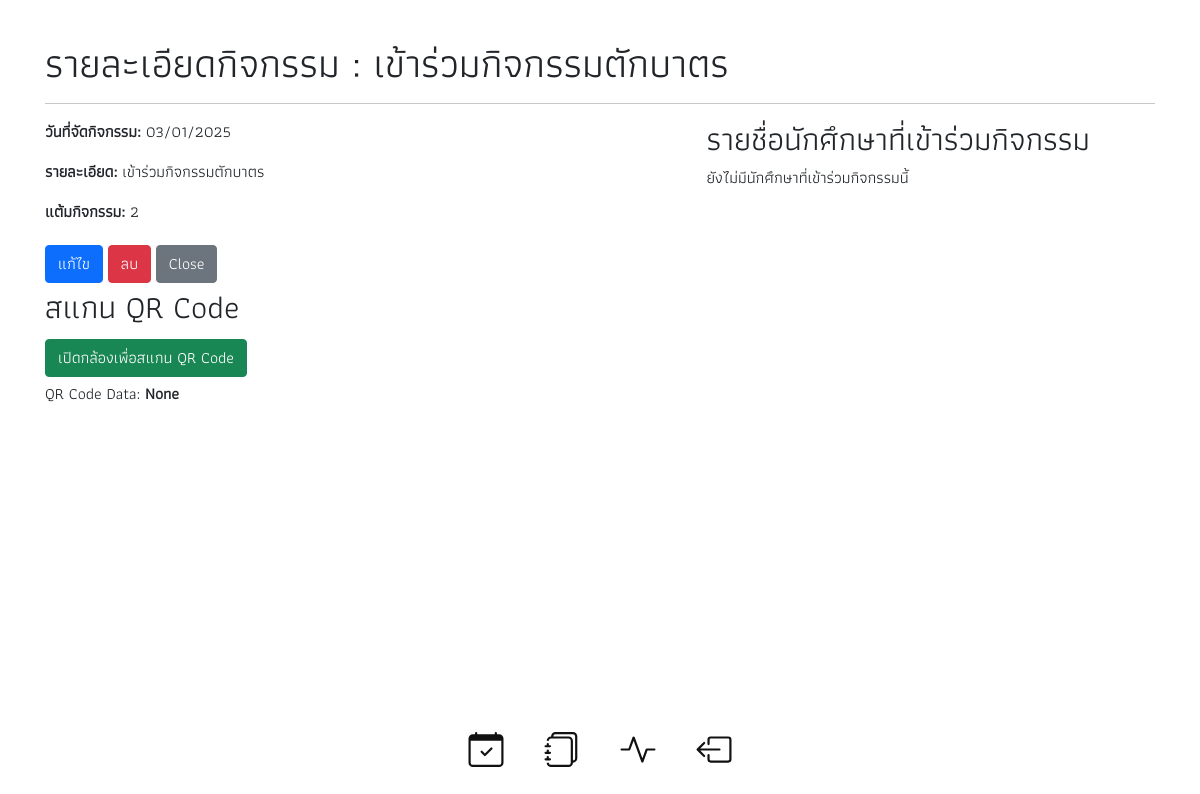
Screenshot of /event_detail.php?event_id=4 with the database file from the repository.
### tables this page shows
CREATE TABLE `events` (
  `event_id` int NOT NULL AUTO_INCREMENT,
  `event_date` varchar(50) DEFAULT NULL,
  `event_name` longtext,
  `event_descrip` longtext,
  `event_point` int DEFAULT NULL,
  PRIMARY KEY (`event_id`)
);

### event_detail.php (the view, shortened to what this page needs)
<?php
include 'configCon.php';
$id = isset($_GET['event_id']) ? $_GET['event_id'] : null;
$sql = "SELECT * FROM events WHERE event_id = ?";
$stmt = $conn->prepare($sql);
$stmt->bind_param("i", $id);
$stmt->execute();
$result = $stmt->get_result();
if ($result->num_rows > 0) {
    $event = $result->fetch_assoc();
} else {
    echo "Event not found.";
    exit;
}
$students = [];
include('layout.php');
?>
<!DOCTYPE html>
<html lang="th">
<head>
</head>
<body>
    <div class="container"><br>
    <h1>รายละเอียดกิจกรรม : <?= htmlspecialchars($event['event_name']) ?></h1>
    <hr>
        <div class="row">
            <div class="col-7">
                <p><strong>วันที่จัดกิจกรรม:</strong> <?= (new DateTime($event['event_date']))->format('d/m/Y') ?></p>
                <p><strong>รายละเอียด:</strong> <?= htmlspecialchars($event['event_descrip']) ?></p>
                <p><strong>แต้มกิจกรรม:</strong> <?= htmlspecialchars($event['event_point']) ?></p>
                <a href="edit_event.php?event_id=<?= $event['event_id'] ?>&redirect=event_detail.php?event_id=<?= $event['event_id'] ?>" class="btn btn-primary">แก้ไข</a>
                <a href="delete_event.php?event_id=<?= $event['event_id'] ?>" class="btn btn-danger" onclick="return confirm('คุณต้องการลบกิจกรรมนี้หรือไม่?')">ลบ</a>
                <a href="show_events.php" class="btn btn-secondary">Close</a>
                <h2>สแกน QR Code</h2>
                <button id="start-scan" class="btn btn-success">เปิดกล้องเพื่อสแกน QR Code</button>
                <p id="result">QR Code Data: <strong>None</strong></p>
                <video id="webcam" width="640" height="480" autoplay></video>
            </div>
            <div class="col-5">
                <h2>รายชื่อนักศึกษาที่เข้าร่วมกิจกรรม</h2>
                <?php if (count($students) > 0): ?>
                    <table class="table table-bordered">
                        <thead>
                            <tr>
                                <th>ลำดับ</th>
                                <th>รหัสนักศึกษา</th>
                                <th>ชื่อ-นามสกุล</th>
                                <th>สถานะ</th>
                            </tr>
                        </thead>
                        <tbody>
                            <?php foreach ($students as $index => $student): ?>
                                <tr class="text-center">
                                    <td><?= $index + 1 ?></td>
                                    <td><?= htmlspecialchars($student['username']) ?></td>
                                    <td class="text-start"><?= htmlspecialchars($student['fullname']) ?></td>
                                    <td class="<?= $student['check_status'] == 1 ? 'status-true' : 'status-false' ?>">
                                        <?= $student['check_status'] == 1 ? 'เข้าร่วมแล้ว' : 'ยังไม่เข้าร่วม' ?>
                                    </td>
                                </tr>
                            <?php endforeach; ?>
                        </tbody>
                    </table>
                <?php else: ?>
                    <p>ยังไม่มีนักศึกษาที่เข้าร่วมกิจกรรมนี้</p>
                <?php endif; ?>
            </div>
        </div>
    </div>
</body>
<?php include('footer.php'); ?>
</html>

### layout.php (style rules this page uses)
* { font-family: ma; }
a:link { text-decoration: none; }

### event_detail.php (style rules this page uses)
video, canvas { display: block; margin: 10px auto; max-width: 100%; height: auto; }
.container { padding: 15px; }
.btn { margin: 5px 0; }

### rows the page displays
events: event_name "เข้าร่วมกิจกรรมตักบาตร", event_date "03/01/2025", event_descrip "เข้าร่วมกิจกรรมตักบาตร", event_point "2"
